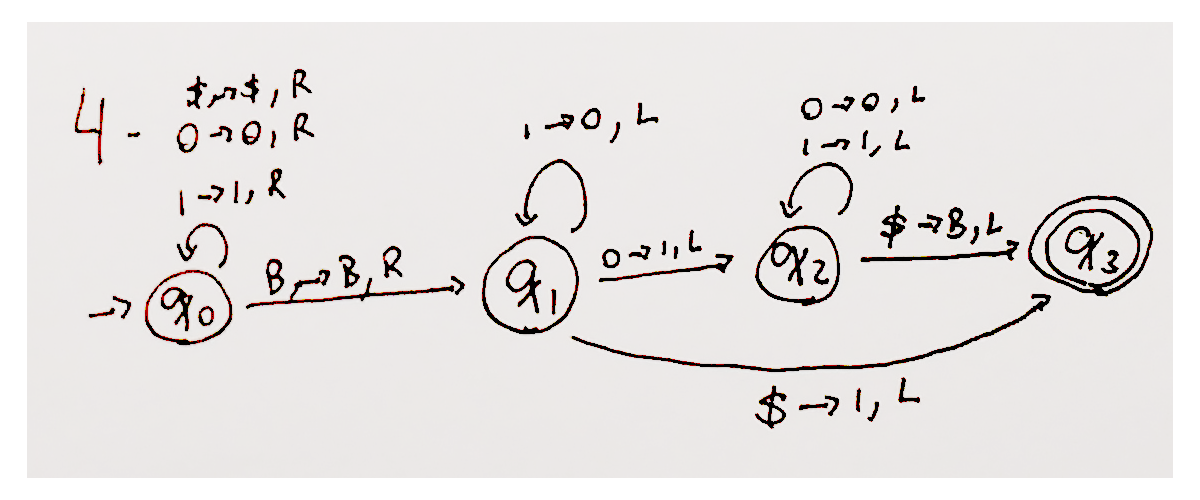
%> input picture tamu/2semester/433/hw6/4.png, 1200 x 500 px, given in place of 4.bmp, which was not available
$ octave q4.m   (GNU Octave 9; MATLAB toolbox functions it lacks are replaced by stand-ins)
%> lines starting %> are read from the running program, lines starting %| are printed output that depends on the picture; pictures that were not available may be replaced by others from this repository, and a replacement may not be noted
% To run this code you need to install the image package:
% https://octave.sourceforge.io/image/
pkg load image

% imagem original invertida
% (acho mais intuitivo selecionar o conteúdo do que o não-conteúdo)
a = imread ('input/4.bmp');
%> a is the input picture: size 500x1200x3 uint8; mean R, G, B 230.9, 227.8, 226.7
a = imcomplement (a);
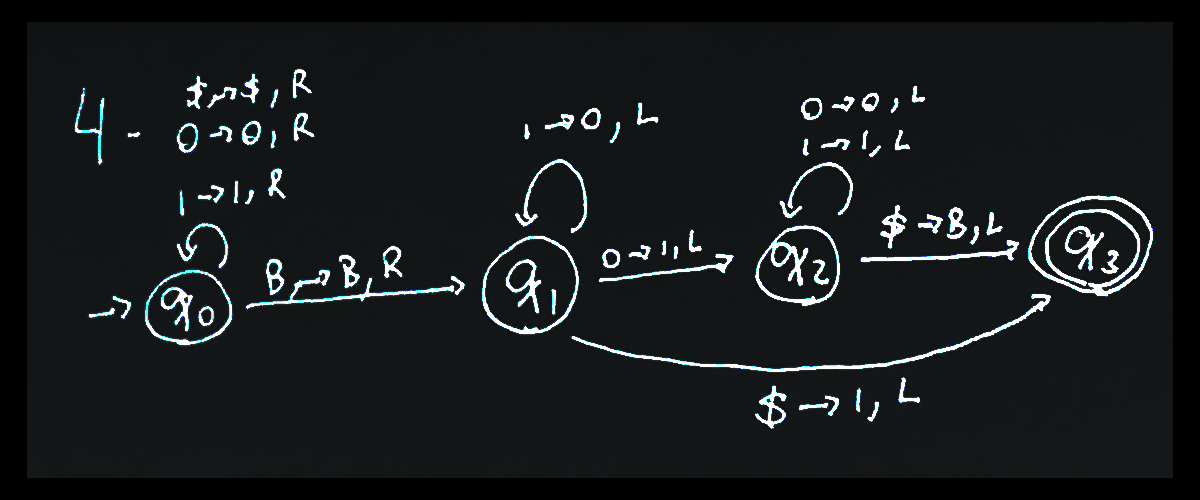
%> a: size 500x1200x3 uint8; mean R, G, B 24.1, 27.2, 28.3


% tophat da imagem original
se = strel ('disk', 20, 0);
b = imtophat (a, se);
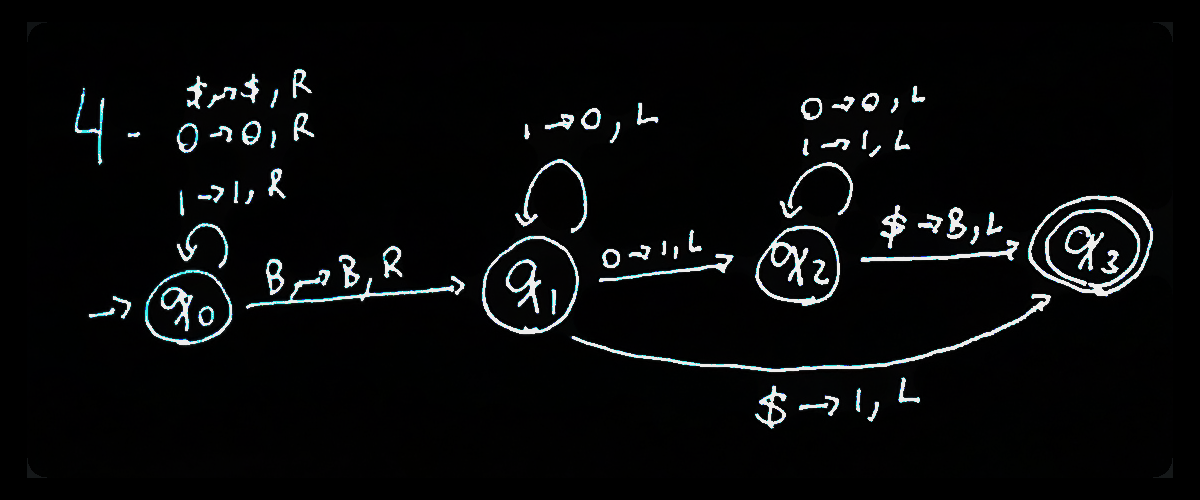
%> b: size 500x1200x3 uint8; mean R, G, B 8.9, 9.9, 10.2


% abertura para desfazer pequenos pontos brancos que não são texto
se = strel ('disk', 4, 0);
c = imopen (b, se);
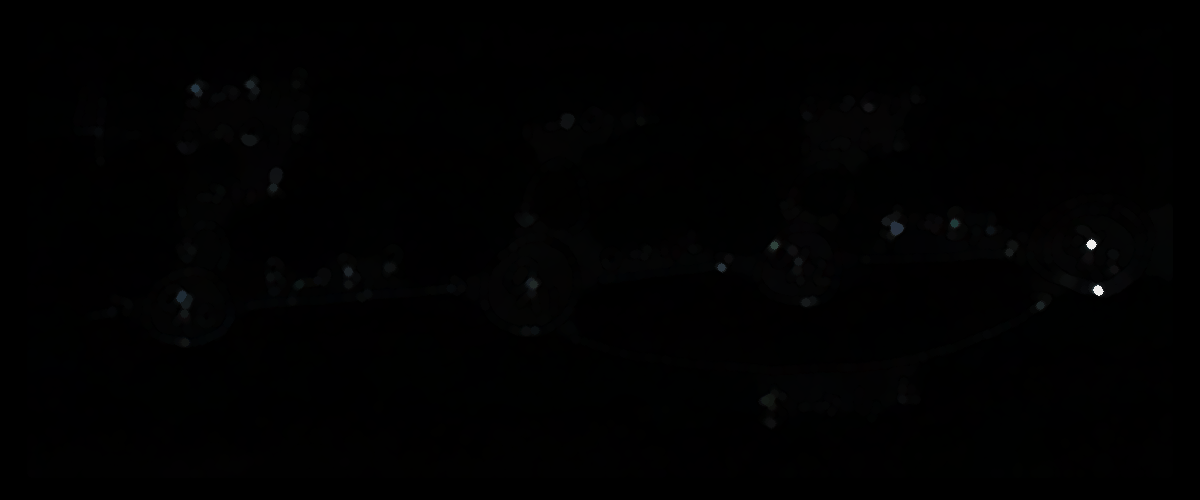
%> c: size 500x1200x3 uint8; mean R, G, B 0.9, 1, 1.2


% reconstroi a original a partir de c
d = imreconstruct (c, a);
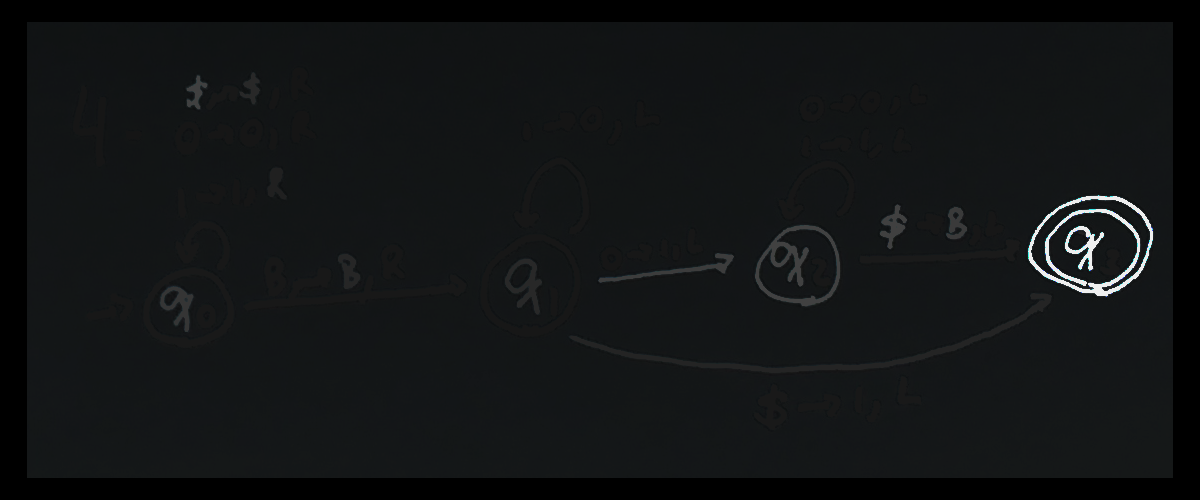
%> d: size 500x1200x3 uint8; mean R, G, B 17.8, 20, 20.8


% acha o limiar usando método de otsu e faz o threshold da imagem
%> (the run ends here)

$ run again, with tamu/2semester/433/hw6/2a.png copied over tamu/2semester/433/hw6/4.png
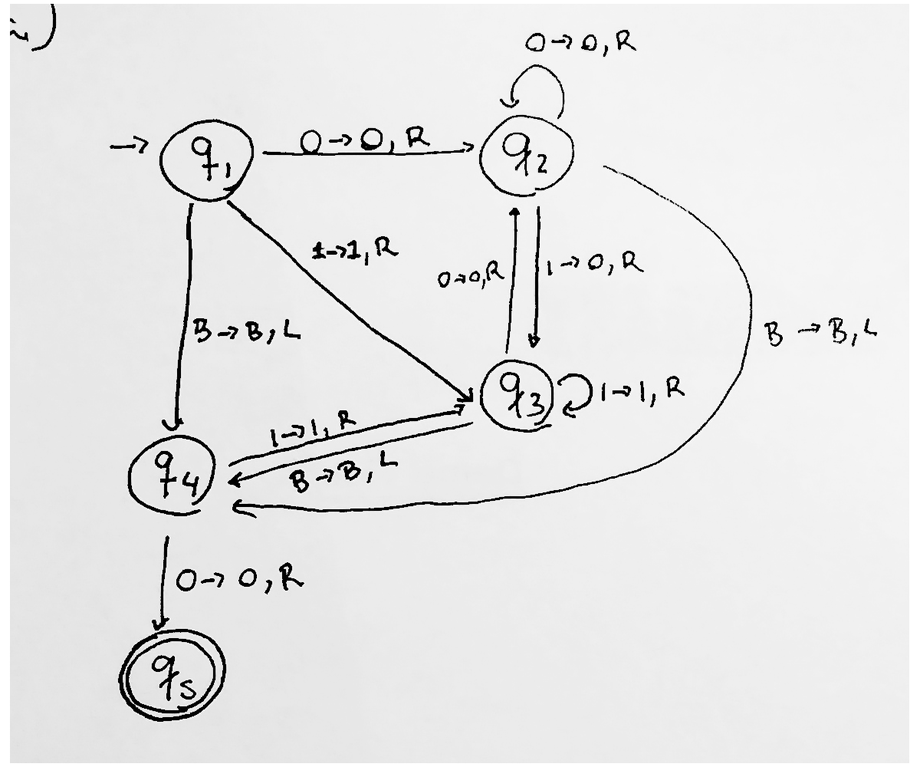
%> input picture tamu/2semester/433/hw6/2a.png, 920 x 767 px, shrunk from 1200 x 1000 before the run, given in place of 4.bmp, which was not available
%> a is the input picture: size 767x920x3 uint8; min 0, max 255, mean 230.7
%> `c = imopen (b, se);`:
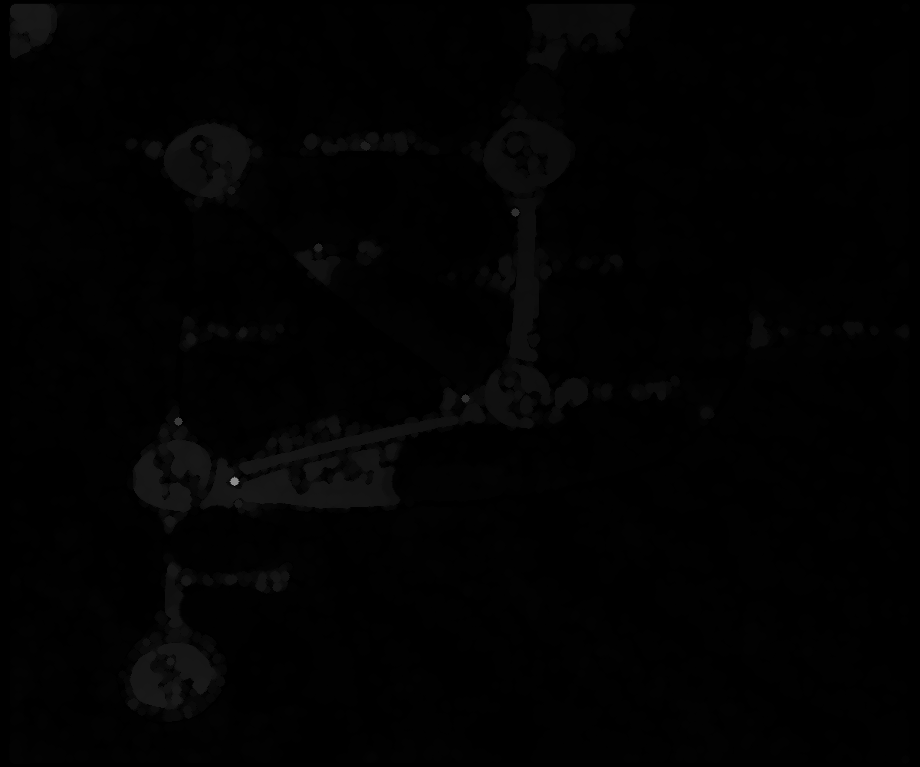
%> c: size 767x920x3 uint8; min 0, max 141, mean 2
%> `d = imreconstruct (c, a);`:
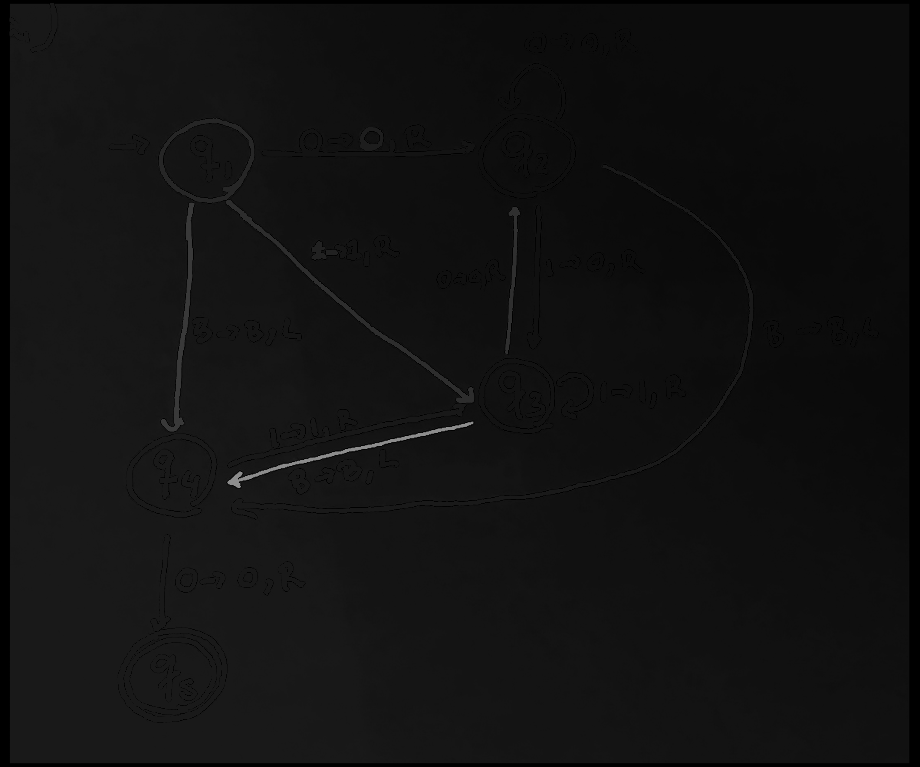
%> d: size 767x920x3 uint8; min 0, max 141, mean 17.4
